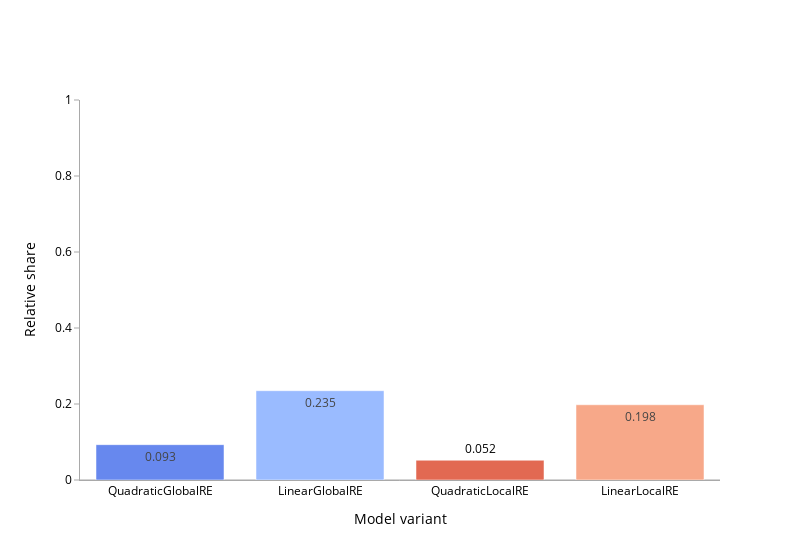
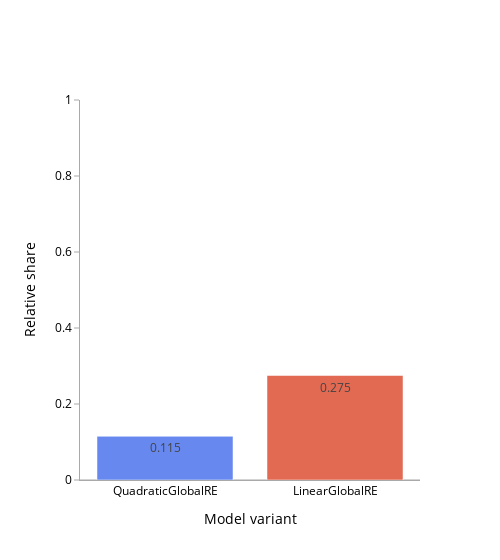

Notebook cell for these charts, in order:
### Code cell
for df, endpoint_type in zip([fp_result_df, go_result_df], ['fp', 'go']):
    
    # restrict global optima dataframe to two variants
    if endpoint_type=="go":
        rdf = df[df["model_name"].isin(go_models)]
        rcoolwarm=coolwarm[0::2]
        
    else:
        rdf=df
        rcoolwarm = coolwarm

    
    fig = go.Figure(data=[go.Bar(x=rdf["model_name"],
                                 y=rdf.round(3)[f"rel_{endpoint_type}_full_re_state"],
                                 text=rdf.round(3)[f"rel_{endpoint_type}_full_re_state"],
                                 marker_color=rcoolwarm
                                )
                         ])
    

    fig.update_layout(showlegend=False)
    
    fig.update_yaxes(range=[0.0, 1.0])
    
    fig.update_layout(template="plotly_white",
                       #paper_bgcolor="#e9e8e6",
                       #plot_bgcolor="#e9e8e6",
                       font={"color": "black", "size":12},
                       width=800 if endpoint_type=="fp" else 500,
                       #margin={"t":80}
                      )

    fig.update_xaxes(title="Model variant", showticklabels=True, showgrid=False, linecolor= 'DarkGrey')
    fig.update_yaxes(title="Relative share", 
                     ticks="outside", 
                     tickcolor="DarkGrey", 
                     showgrid=False, 
                     linecolor='DarkGrey', 
                     zeroline=True, 
                     zerolinecolor="DarkGrey",
                     zerolinewidth=1)
    
    fig.update_layout(legend_title_text="")
    
    endpoints = "global optima" if endpoint_type=="go" else "fixed points"
    
    if (endpoint_type == "fp") & (analyse_branches):
        endpoints += " (all branches)"
    
    #fig.update_layout(title_text="Relative share of full RE states among {}".format(endpoints))
    
    

    fig.show()
    
    if export_results:
        file_name = 'full_re_{}_{}.png'.format(endpoint_type, 'pp' if analyse_branches else 'rp')
        fig.write_image(path.join(figures_output_dir, file_name), scale=2)
        
        file_name = 'full_re_{}_{}.pdf'.format(endpoint_type, 'pp' if analyse_branches else 'rp')
        fig.write_image(path.join(figures_output_dir, file_name), scale=2)

### Figure 1 — Plotly figure (JSON) as saved in the notebook; plotly's stock layout.template omitted (floating-point values rounded to 4 significant figures)
{"data": [{"marker": {"color": ["#6788ee", "#9abbff", "#e26952", "#f7a889"]}, "text": [0.093, 0.235, 0.052, 0.198], "type": "bar", "x": ["QuadraticGlobalRE", "LinearGlobalRE", "QuadraticLocalRE", "LinearLocalRE"], "y": [0.093, 0.235, 0.052, 0.198]}], "layout": {"font": {"color": "black", "size": 12}, "legend": {"title": {"text": ""}}, "showlegend": false, "width": 800, "xaxis": {"linecolor": "DarkGrey", "showgrid": false, "showticklabels": true, "title": {"text": "Model variant"}}, "yaxis": {"linecolor": "DarkGrey", "range": [0, 1], "showgrid": false, "tickcolor": "DarkGrey", "ticks": "outside", "title": {"text": "Relative share"}, "zeroline": true, "zerolinecolor": "DarkGrey", "zerolinewidth": 1}}}

### Figure 2 — Plotly figure (JSON) as saved in the notebook; plotly's stock layout.template omitted (floating-point values rounded to 4 significant figures)
{"data": [{"marker": {"color": ["#6788ee", "#e26952"]}, "text": [0.115, 0.275], "type": "bar", "x": ["QuadraticGlobalRE", "LinearGlobalRE"], "y": [0.115, 0.275]}], "layout": {"font": {"color": "black", "size": 12}, "legend": {"title": {"text": ""}}, "showlegend": false, "width": 500, "xaxis": {"linecolor": "DarkGrey", "showgrid": false, "showticklabels": true, "title": {"text": "Model variant"}}, "yaxis": {"linecolor": "DarkGrey", "range": [0, 1], "showgrid": false, "tickcolor": "DarkGrey", "ticks": "outside", "title": {"text": "Relative share"}, "zeroline": true, "zerolinecolor": "DarkGrey", "zerolinewidth": 1}}}
